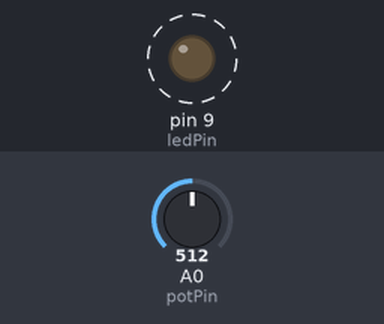
The sketch below on a simulated Arduino Uno, built with avr-gcc and run on an emulated ATmega328P. Parts: output pins drawn as LEDs (lit = HIGH). Dashed ring = blinking. The test bench sets the inputs (shaded band); at power-on: A0 (potPin) = 512. What the sketch prints to the serial monitor is not drawn.

Above: at 1.2 s.
1.3 s: A0 (potPin) set to 716
4.3 s: A0 (potPin) set to 511
Timing chart, 0 to 13.3 s (numbered marks = the images above; inputs shaded):
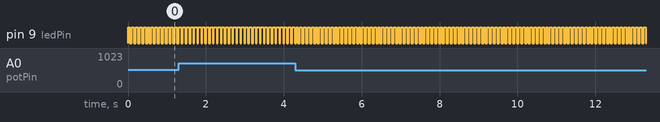

The sketch:

recipe_5.7.ino
```cpp
const int potPin = 0;
int ledPin = 9;

void setup(){
  pinMode(ledPin, OUTPUT);
  Serial.begin(9600);
}

void loop(){
  int val;
  int percent;

  val = analogRead(potPin);
  percent = map(val, 0, 1023, 0, 100);

  digitalWrite(ledPin, HIGH);
  delay(percent);
  digitalWrite(ledPin, LOW);
  delay(100 - percent);
  Serial.println(percent);
}
```

Measured:
- by itself, pin 9 (ledPin): alternates HIGH for 0.05 s and LOW for 0.05 s
